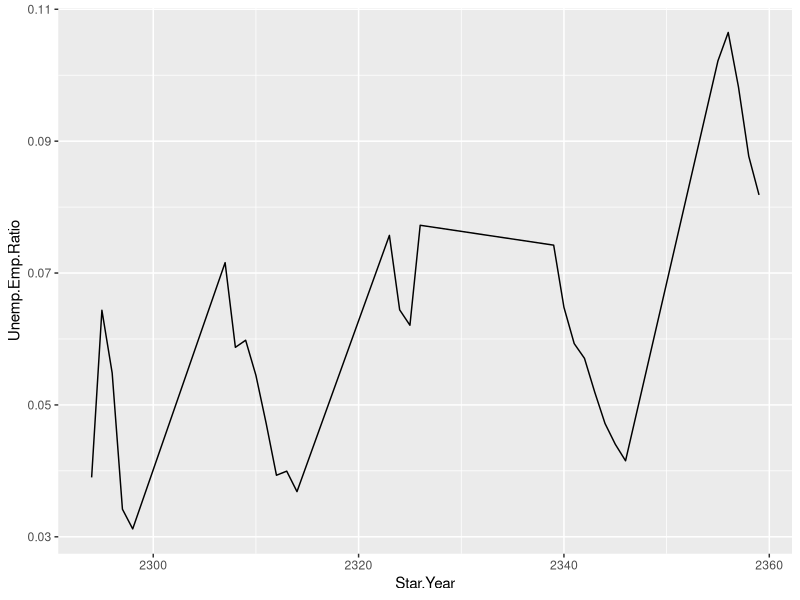
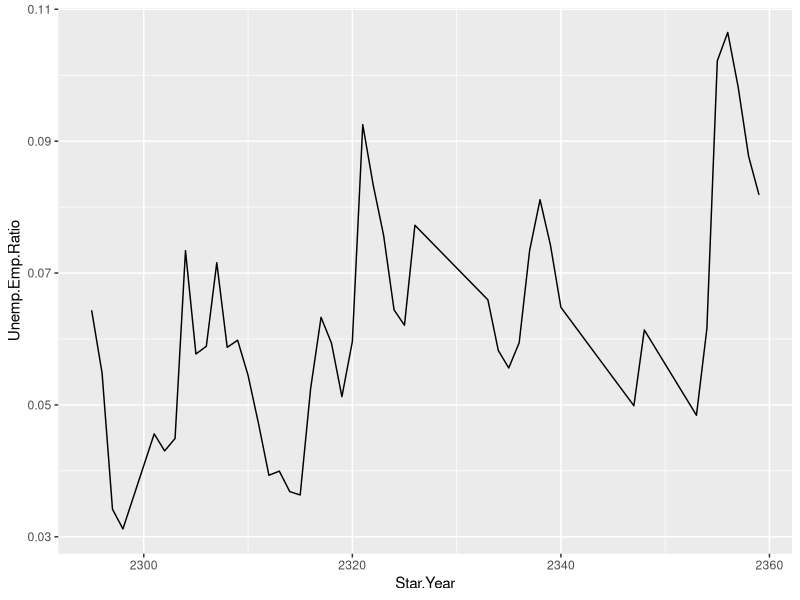
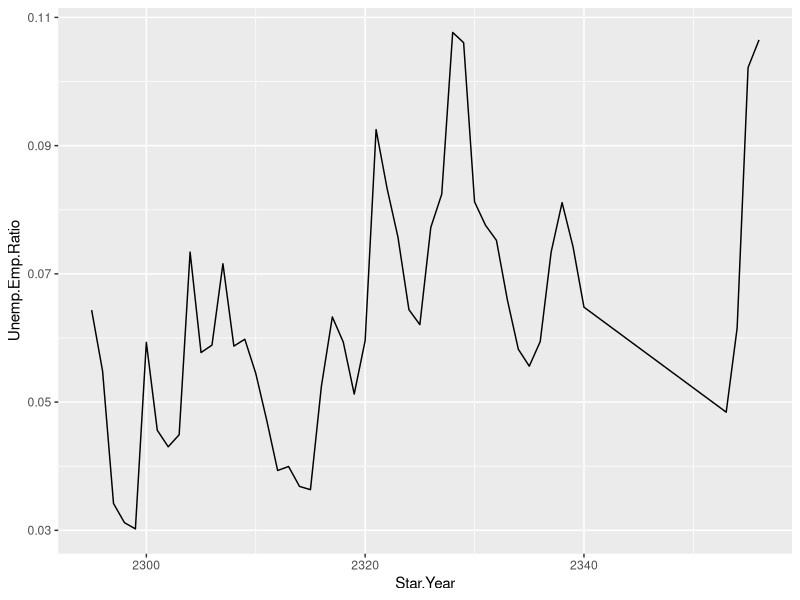
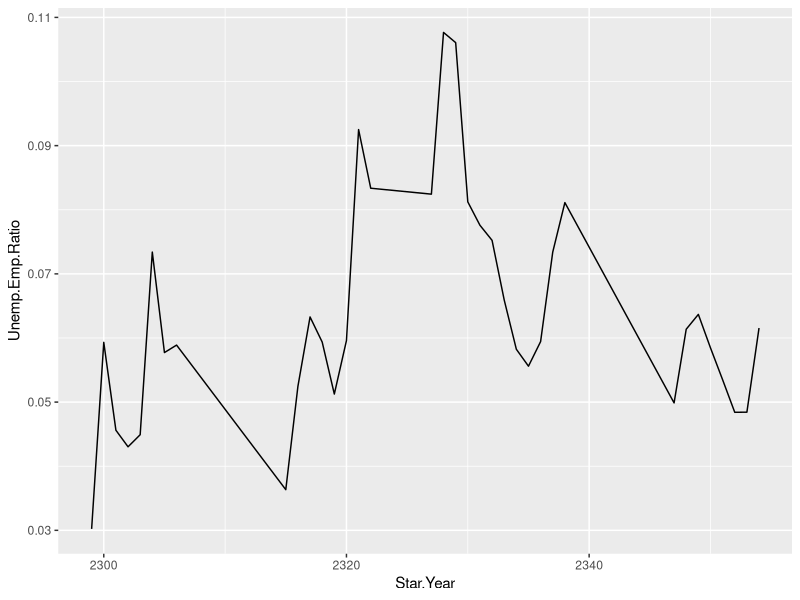
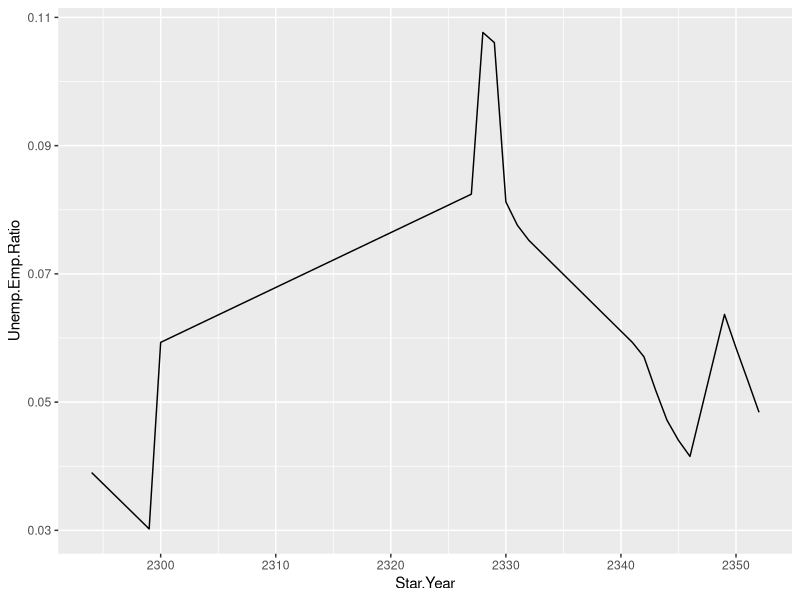
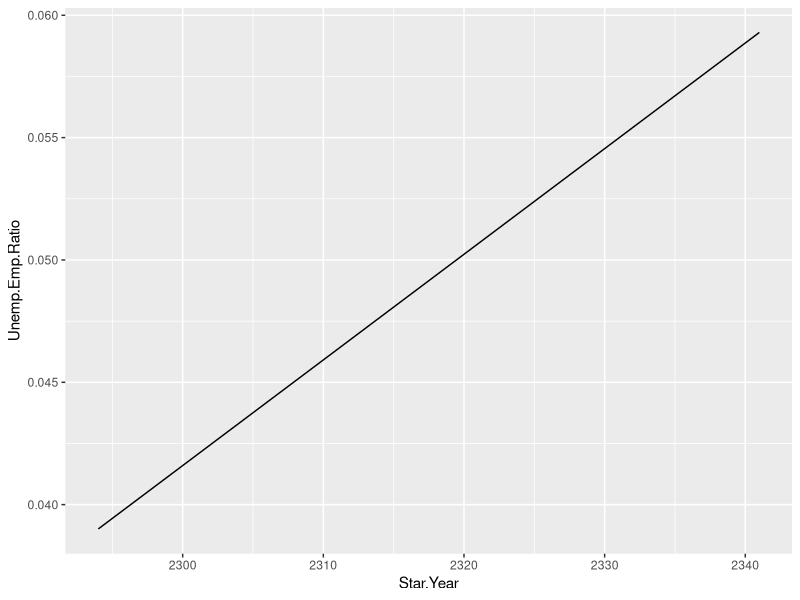
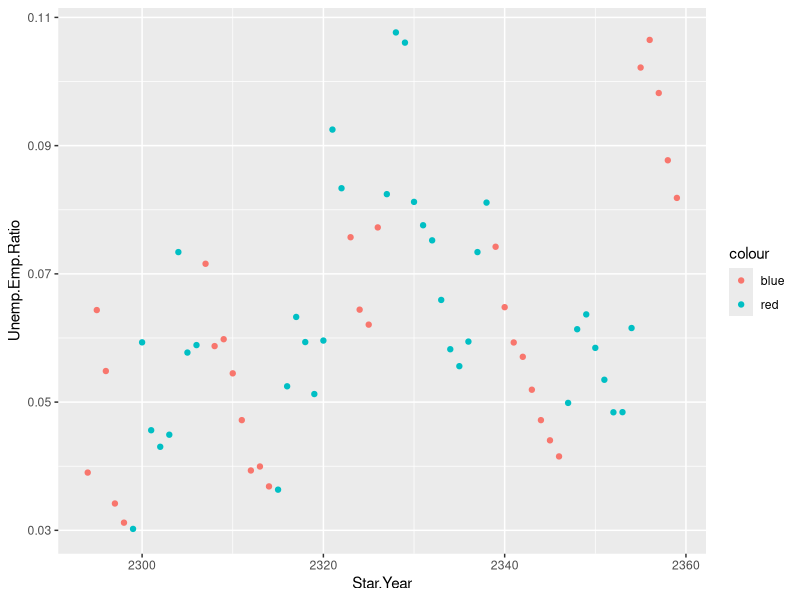
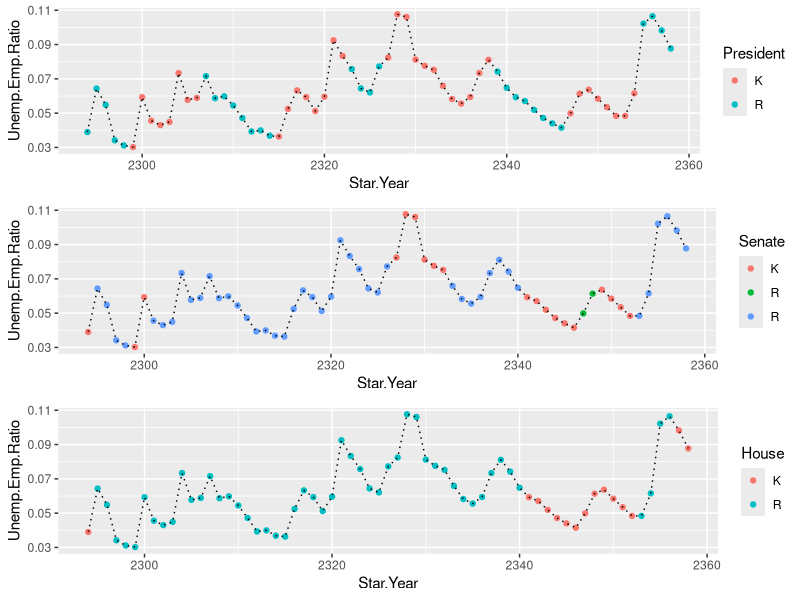

Source code (R) for these figures, in order:
## ---- chunk 1
employment <- read.csv("Employment.csv")
monthly <- read.csv("MonthlySample.csv")
unemployment <- read.csv("Unemployment.csv")
party <- read.csv("PartyControl.csv")


m1 <- merge(employment, unemployment, by.x = "Star.Year", by.y = "Star.Year")
merged_f <- merge(m1,party,by.x = "Star.Year", by.y = "Star.Year")
merged_f$Annual.Average.x <- NULL
merged_f$Annual.Average.y <- NULL
write.csv(merged_f,"party_all.csv")

## ---- chunk 2
library(ggplot2)
library(gridExtra)

party$Senate <- as.factor(party$Senate)

#Biased Romulan Unemployment
romulan_prez_data <- subset(party, President == "R")


#Romulan President Unemployment
romulan_results2 <- ggplot(data = romulan_prez_data,aes(x=Star.Year, y=Unemp.Emp.Ratio))+geom_line()
romulan_results2

#Romulan Senate
romulan_senate_data <- subset(party, Senate == "R " | Senate == "R")
romulan_results3 <- ggplot(data = romulan_senate_data,aes(x=Star.Year, y=Unemp.Emp.Ratio))+geom_line()
romulan_results3

#Romulan HoR
romulan_house_data <- subset(party, House == "R " | House == "R")
romulan_results4 <- ggplot(data = romulan_house_data,aes(x=Star.Year, y=Unemp.Emp.Ratio))+geom_line()
romulan_results4




klingon_prez_data <- subset(party, President == "K")
klingon_results1 <- ggplot(data = klingon_prez_data,aes(x=Star.Year, y=Unemp.Emp.Ratio))+geom_line()
klingon_results1

klingon_senate_data <- subset(party, Senate == "K ")
klingon_results2 <- ggplot(data = klingon_senate_data,aes(x=Star.Year, y=Unemp.Emp.Ratio))+geom_line()
klingon_results2

klingon_house_data <- subset(party, House == "K " & Star.Year < 2342)
klingon_results3 <- ggplot(data = klingon_house_data,aes(x=Star.Year, y=Unemp.Emp.Ratio))+geom_line()
klingon_results3






## ---- chunk 3


plot1 <- ggplot(data = klingon_prez_data, aes(Star.Year)) + 
      geom_point(aes(y = Unemp.Emp.Ratio, colour = "red"))

plot1+geom_point(data = romulan_prez_data, aes(y = Unemp.Emp.Ratio, colour = "blue"))


plot2 <- ggplot(data = merged_f, aes(Star.Year)) + 
    geom_point(aes(y = Unemp.Emp.Ratio, color = President))
plot2<-plot2+geom_line(aes(y = Unemp.Emp.Ratio),linetype="dotted")

plot3 <- ggplot(data = merged_f, aes(Star.Year)) + 
    geom_point(aes(y = Unemp.Emp.Ratio, color = Senate))
plot3<-plot3+geom_line(aes(y = Unemp.Emp.Ratio),linetype="dotted")

plot4 <- ggplot(data = merged_f, aes(Star.Year)) + 
    geom_point(aes(y = Unemp.Emp.Ratio, color = House))
plot4<-plot4+geom_line(aes(y = Unemp.Emp.Ratio),linetype="dotted")

grid.arrange(plot2,plot3,plot4, ncol=1)



diffvec <- diff(merged_f$Unemp.Emp.Ratio)
diffvec <- c(0,diffvec)

merged_f$diffv <- diffvec
num_House <- as.numeric(substr(merged_f$House.Majority.., 1, 2))
for(i in 1:65) 
{
  if(merged_f$House[i] == "R" | merged_f$House[i] == "R ")
  {
    
    num_House[i] <- num_House[i] - 50
  }
  else{
    num_House[i] <- 50 - num_House[i] 
    
  }

}

merged_f$house_skew <- num_House



p<-ggplot(merged_f, aes(x=house_skew, y=diffv)) +
  geom_point() +
  lims(x=c(-20,20), y = c(-0.03,0.05)) +
  theme_minimal() +  
  geom_vline(xintercept = 0) + geom_hline(yintercept = 0) 
p




num_Senate <- as.numeric(substr(merged_f$Senate.Majority.., 1, 2))
for(i in 1:65) 
{
  if(merged_f$Senate[i] == "R" | merged_f$Senate[i] == "R ")
  {
    
    num_Senate[i] <- num_Senate[i] - 50
  }
  else{
    num_Senate[i] <- 50 - num_Senate[i] 
    
  }

}

merged_f$senate_skew <- num_Senate

p2<-ggplot(merged_f, aes(x=senate_skew, y=diffv)) +
  geom_point() +
  lims(x=c(-10,18), y = c(-0.03,0.05)) +
  theme_minimal() +  
  geom_vline(xintercept = 0) + geom_hline(yintercept = 0) 
p2

